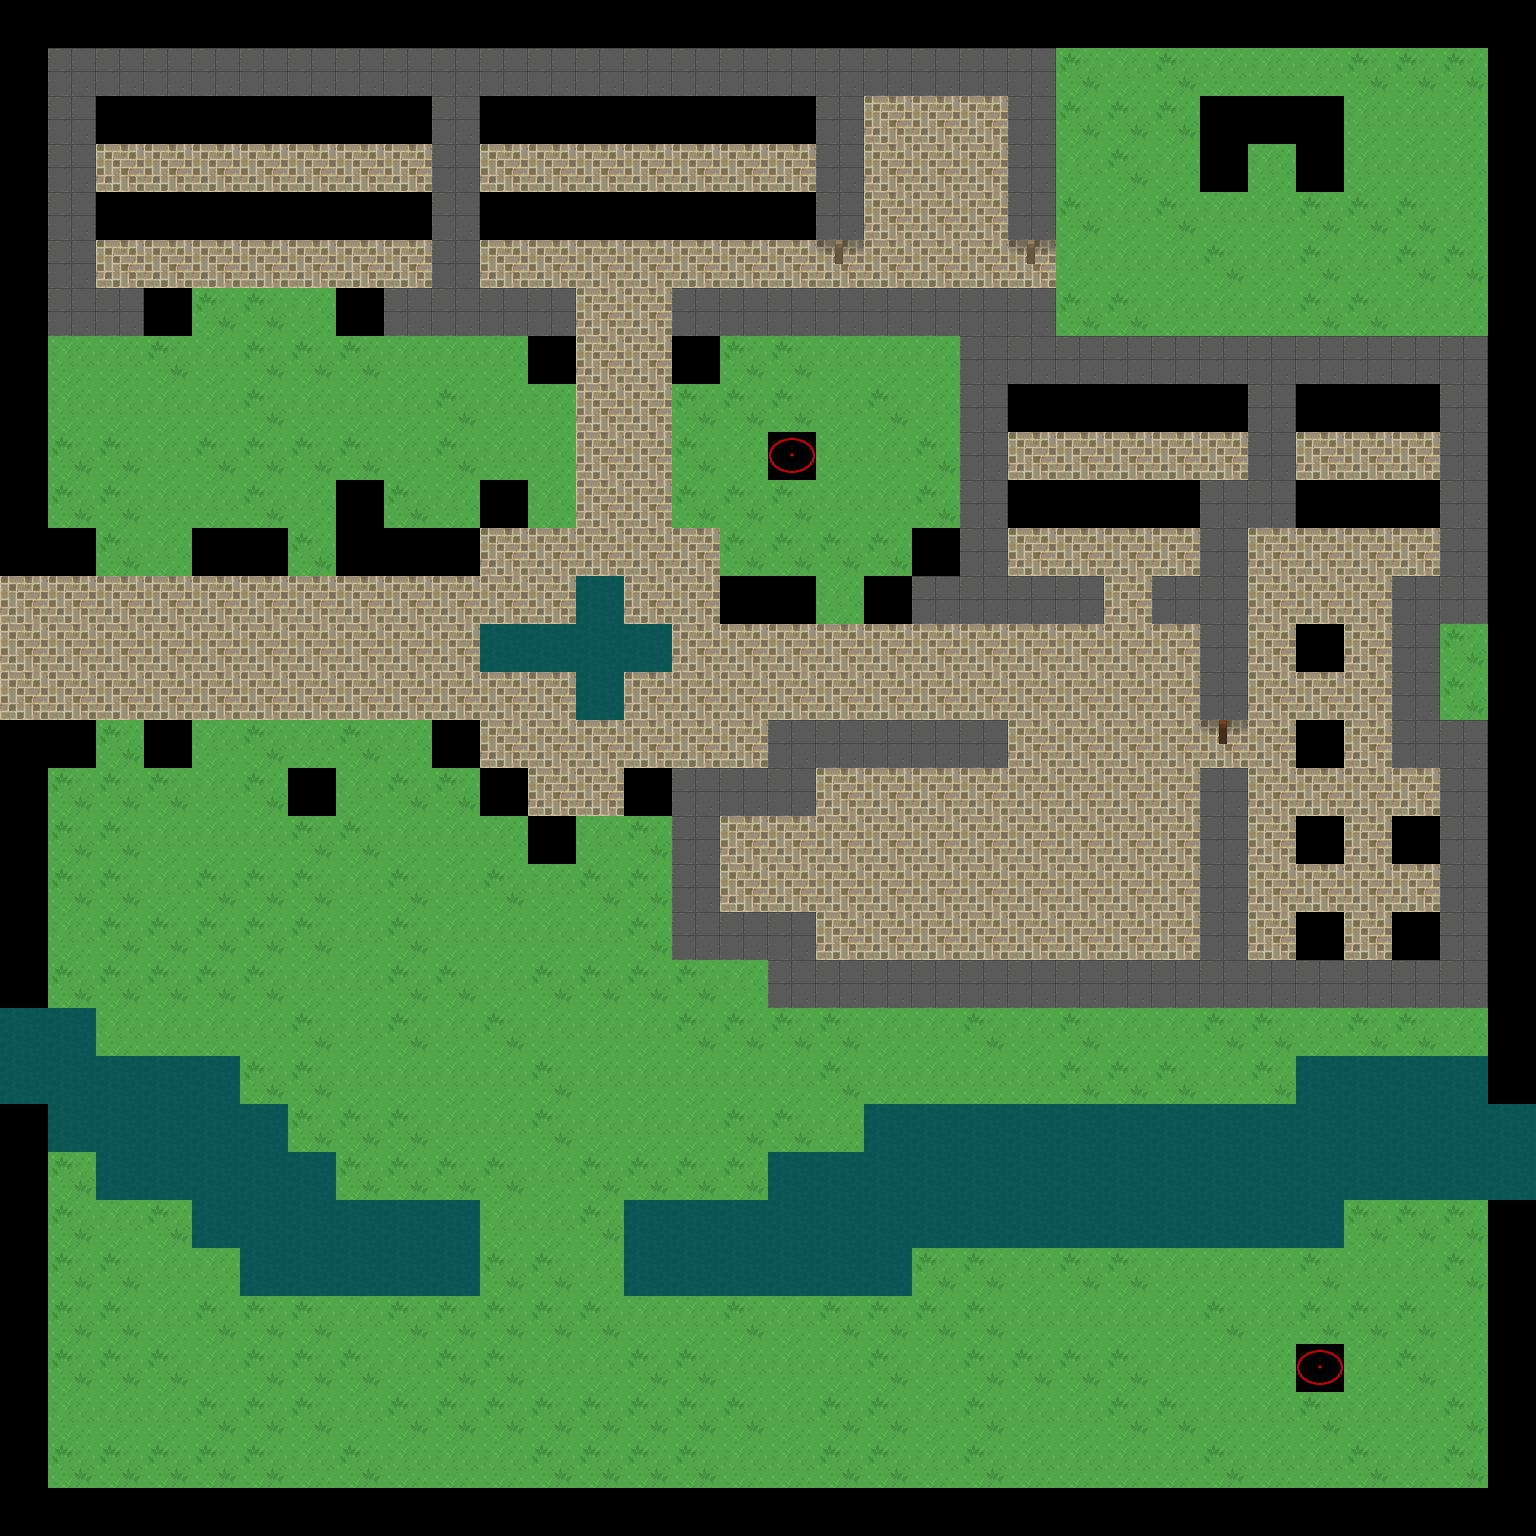

A level layout from a 2D game, rendered from its tile map. Below: a short description, then the map file with tile-grid data replaced by summaries:
An orthogonal 32x32 tile map with 48x48 px tiles, 10 tile layers (floor, floor 2, props, creature, ...), 2 tilesets and 4 objects (2x portal, INNKEEPER).

<map version="1.0" orientation="orthogonal" renderorder="right-down" width="32" height="32" tilewidth="48" tileheight="48" nextobjectid="1">
 <properties>
  <property name="startX" value="15" />
  <property name="startY" value="31" />
 </properties> <tileset firstgid="1" name="terrain" tilewidth="48" tileheight="48" tilecount="760" columns="20">
  <image source="uf_terrain.png" width="960" height="1824" />
  <tile id="115">
   <animation>
    <frame tileid="115" duration="500" />
    <frame tileid="116" duration="500" />
    <frame tileid="117" duration="500" />
    <frame tileid="118" duration="500" />
   </animation>
  </tile>
  <tile id="135">
   <animation>
    <frame tileid="135" duration="500" />
    <frame tileid="136" duration="500" />
    <frame tileid="137" duration="500" />
    <frame tileid="138" duration="500" />
   </animation>
  </tile>
  <tile id="155">
   <animation>
    <frame tileid="155" duration="500" />
    <frame tileid="156" duration="500" />
    <frame tileid="157" duration="500" />
    <frame tileid="158" duration="500" />
   </animation>
  </tile>
  <tile id="175">
   <animation>
    <frame tileid="175" duration="500" />
    <frame tileid="176" duration="500" />
    <frame tileid="177" duration="500" />
    <frame tileid="178" duration="500" />
   </animation>
  </tile>
  <tile id="195">
   <animation>
    <frame tileid="195" duration="300" />
    <frame tileid="196" duration="300" />
    <frame tileid="197" duration="300" />
    <frame tileid="198" duration="300" />
   </animation>
  </tile>
  <tile id="215">
   <animation>
    <frame tileid="215" duration="500" />
    <frame tileid="216" duration="500" />
    <frame tileid="217" duration="500" />
    <frame tileid="218" duration="500" />
   </animation>
  </tile>
  <tile id="644">
   <animation>
    <frame tileid="644" duration="200" />
    <frame tileid="645" duration="200" />
   </animation>
  </tile>
  <tile id="664">
   <animation>
    <frame tileid="664" duration="200" />
    <frame tileid="665" duration="200" />
   </animation>
  </tile>
  <tile id="672">
   <animation>
    <frame tileid="672" duration="750" />
    <frame tileid="673" duration="750" />
   </animation>
  </tile>
  <tile id="674">
   <animation>
    <frame tileid="674" duration="750" />
    <frame tileid="675" duration="750" />
   </animation>
  </tile>
 </tileset>
 <tileset firstgid="761" name="heroes" tilewidth="48" tileheight="48" tilecount="520" columns="40">
  <image source="uf_heroes.png" width="1920" height="624" />
 </tileset><layer name="floor" width="32" height="32">
  <data>[1024 cells, 707 non-empty, 5 distinct tile ids]</data>
 </layer>
 <layer name="floor 2" width="32" height="32">
  <data>[1024 cells, 0 non-empty, 0 distinct tile ids]</data>
 </layer>
 <layer name="props" width="32" height="32">
  <data>[1024 cells, 2 non-empty, 1 distinct tile ids]</data>
 </layer>
 <layer name="creature" width="32" height="32">
  <data>[1024 cells, 0 non-empty, 0 distinct tile ids]</data>
 </layer>
 <layer name="water_edges" width="32" height="32">
  <data>[1024 cells, 0 non-empty, 0 distinct tile ids]</data>
 </layer>
 <layer name="shadows" width="32" height="32">
  <data>[1024 cells, 0 non-empty, 0 distinct tile ids]</data>
 </layer>
 <layer name="walls" width="32" height="32">
  <data>[1024 cells, 123 non-empty, 1 distinct tile ids]</data>
 </layer>
 <layer name="door" width="32" height="32">
  <data>[1024 cells, 3 non-empty, 2 distinct tile ids]</data>
 </layer>
 <layer name="torches" width="32" height="32">
  <data>[1024 cells, 0 non-empty, 0 distinct tile ids]</data>
 </layer>
 <layer name="webs" width="32" height="32">
  <data>[1024 cells, 0 non-empty, 0 distinct tile ids]</data>
 </layer>
 <objectgroup name="people">
  <object id="1" name="Jason" type="INNKEEPER" x="864" y="96" width="48" height="48">
   <properties>
    <property name="movement" value="FIXED" />
   </properties>
  </object>
 </objectgroup> <objectgroup name="portals">
  <object id="1" name="WORLD" type="portal" x="1632" y="1920" width="48" height="48" />
  <object id="2" name="WIWOLD_LVL_2" type="portal" x="240" y="624" width="48" height="48" />
 </objectgroup> <objectgroup name="rooms">
  <object id="1" x="1584" y="1824">
   <polygon points="0,0 0,240 336,240 336,0 240,0 240,-48 96,-48 96,0" />
  </object> </objectgroup></map>
